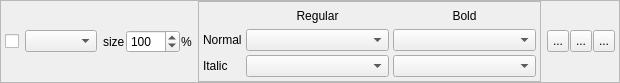
<?xml version="1.0" encoding="UTF-8"?>
<ui version="4.0">
 <class>FontFrame</class>
 <widget class="QFrame" name="FontFrame">
  <property name="geometry">
   <rect>
    <x>0</x>
    <y>0</y>
    <width>620</width>
    <height>83</height>
   </rect>
  </property>
  <property name="windowTitle">
   <string notr="true"/>
  </property>
  <property name="frameShape">
   <enum>QFrame::StyledPanel</enum>
  </property>
  <property name="frameShadow">
   <enum>QFrame::Raised</enum>
  </property>
  <layout class="QHBoxLayout" name="horizontalLayout" stretch="0,1,0,0,0">
   <property name="leftMargin">
    <number>4</number>
   </property>
   <property name="topMargin">
    <number>0</number>
   </property>
   <property name="rightMargin">
    <number>4</number>
   </property>
   <property name="bottomMargin">
    <number>0</number>
   </property>
   <item>
    <widget class="QCheckBox" name="Use">
     <property name="text">
      <string/>
     </property>
    </widget>
   </item>
   <item>
    <widget class="QComboBox" name="tag">
     <property name="sizePolicy">
      <sizepolicy hsizetype="Maximum" vsizetype="Fixed">
       <horstretch>0</horstretch>
       <verstretch>0</verstretch>
      </sizepolicy>
     </property>
     <property name="sizeAdjustPolicy">
      <enum>QComboBox::AdjustToContents</enum>
     </property>
    </widget>
   </item>
   <item>
    <layout class="QHBoxLayout" name="horizontalLayout_3">
     <property name="spacing">
      <number>1</number>
     </property>
     <item>
      <widget class="QLabel" name="label_2">
       <property name="text">
        <string>size</string>
       </property>
      </widget>
     </item>
     <item>
      <widget class="QSpinBox" name="fontSize">
       <property name="minimum">
        <number>20</number>
       </property>
       <property name="maximum">
        <number>1000</number>
       </property>
       <property name="singleStep">
        <number>10</number>
       </property>
       <property name="value">
        <number>100</number>
       </property>
      </widget>
     </item>
     <item>
      <widget class="QLabel" name="label">
       <property name="text">
        <string notr="true">%</string>
       </property>
      </widget>
     </item>
    </layout>
   </item>
   <item>
    <widget class="QFrame" name="frame">
     <property name="frameShape">
      <enum>QFrame::StyledPanel</enum>
     </property>
     <layout class="QGridLayout" name="gridLayout_2" columnstretch="0,1,1">
      <property name="leftMargin">
       <number>4</number>
      </property>
      <property name="topMargin">
       <number>4</number>
      </property>
      <property name="rightMargin">
       <number>4</number>
      </property>
      <property name="bottomMargin">
       <number>4</number>
      </property>
      <property name="spacing">
       <number>4</number>
      </property>
      <item row="2" column="0">
       <widget class="QLabel" name="label_6">
        <property name="text">
         <string>Italic</string>
        </property>
       </widget>
      </item>
      <item row="1" column="0">
       <widget class="QLabel" name="label_5">
        <property name="text">
         <string>Normal</string>
        </property>
       </widget>
      </item>
      <item row="2" column="1">
       <widget class="QComboBox" name="font_i"/>
      </item>
      <item row="1" column="1">
       <widget class="QComboBox" name="font"/>
      </item>
      <item row="0" column="1">
       <widget class="QLabel" name="label_3">
        <property name="text">
         <string>Regular</string>
        </property>
        <property name="alignment">
         <set>Qt::AlignCenter</set>
        </property>
       </widget>
      </item>
      <item row="0" column="2">
       <widget class="QLabel" name="label_4">
        <property name="text">
         <string>Bold</string>
        </property>
        <property name="alignment">
         <set>Qt::AlignCenter</set>
        </property>
       </widget>
      </item>
      <item row="1" column="2">
       <widget class="QComboBox" name="font_b"/>
      </item>
      <item row="2" column="2">
       <widget class="QComboBox" name="font_bi"/>
      </item>
     </layout>
     <zorder>label_3</zorder>
     <zorder>label_6</zorder>
     <zorder>font</zorder>
     <zorder>font_i</zorder>
     <zorder>label_5</zorder>
     <zorder>label_4</zorder>
     <zorder>font_b</zorder>
     <zorder>font_bi</zorder>
    </widget>
   </item>
   <item>
    <layout class="QHBoxLayout" name="horizontalLayout_2">
     <property name="spacing">
      <number>1</number>
     </property>
     <item>
      <widget class="QToolButton" name="Up">
       <property name="maximumSize">
        <size>
         <width>22</width>
         <height>22</height>
        </size>
       </property>
       <property name="text">
        <string notr="true">...</string>
       </property>
       <property name="icon">
        <iconset resource="resource.qrc">
         <normaloff>:/icons/img/icons/arrow_sans_up.png</normaloff>:/icons/img/icons/arrow_sans_up.png</iconset>
       </property>
      </widget>
     </item>
     <item>
      <widget class="QToolButton" name="Down">
       <property name="maximumSize">
        <size>
         <width>22</width>
         <height>22</height>
        </size>
       </property>
       <property name="text">
        <string notr="true">...</string>
       </property>
       <property name="icon">
        <iconset resource="resource.qrc">
         <normaloff>:/icons/img/icons/arrow_sans_down.png</normaloff>:/icons/img/icons/arrow_sans_down.png</iconset>
       </property>
      </widget>
     </item>
     <item>
      <widget class="QToolButton" name="del">
       <property name="maximumSize">
        <size>
         <width>22</width>
         <height>22</height>
        </size>
       </property>
       <property name="text">
        <string notr="true">...</string>
       </property>
       <property name="icon">
        <iconset resource="resource.qrc">
         <normaloff>:/icons/img/icons/close.png</normaloff>:/icons/img/icons/close.png</iconset>
       </property>
      </widget>
     </item>
    </layout>
   </item>
  </layout>
 </widget>
 <resources>
  <include location="resource.qrc"/>
 </resources>
 <connections/>
</ui>
